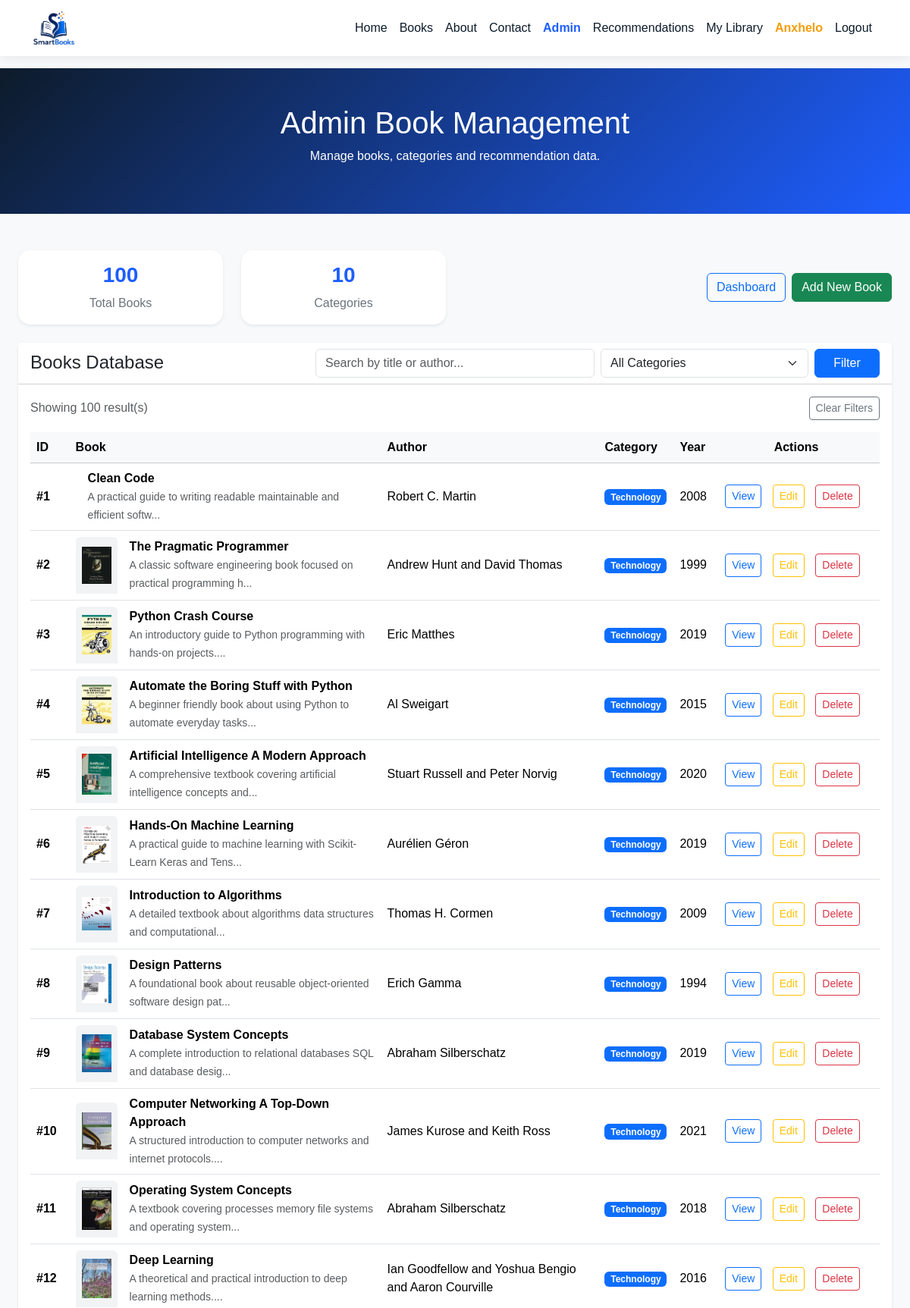
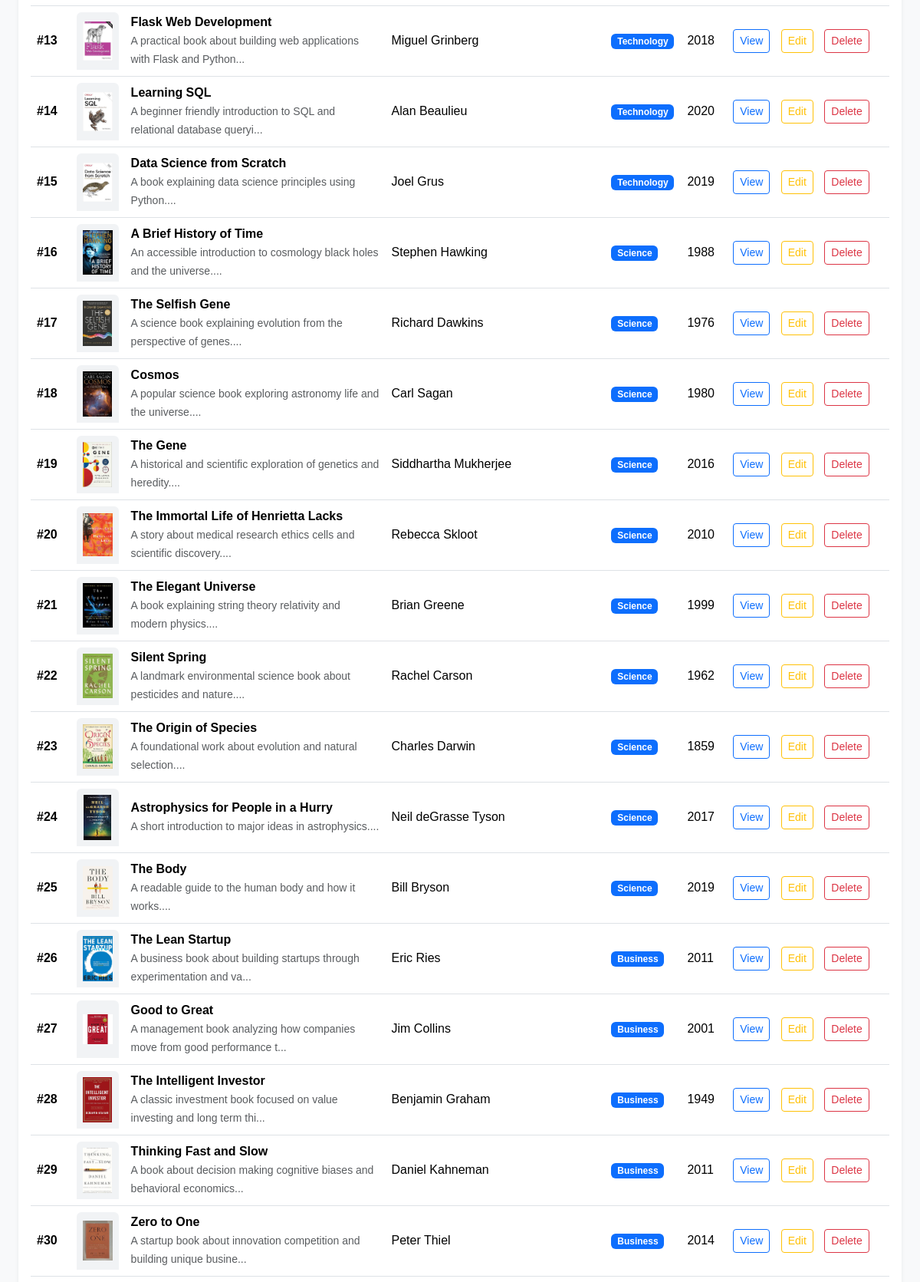
Screenshot of /admin/books (signed in, upper part) with the database file from the repository (2 pictures, top to bottom).
### models.py (models this page shows)
class Book(db.Model):
    __tablename__ = "books"
    id = db.Column(db.Integer, primary_key=True)
    title = db.Column(db.String(255))
    author = db.Column(db.String(255))
    description = db.Column(db.Text)
    image = db.Column(db.String(255))
    published_year = db.Column(db.Integer)
    category_id = db.Column(db.Integer, db.ForeignKey("categories.id"))
    category = db.relationship("Category", backref="books")

class Category(db.Model):
    __tablename__ = "categories"
    id = db.Column(db.Integer, primary_key=True)
    name = db.Column(db.String(100))

### app.py (the view)
@app.route("/admin/books")
def admin_books():
    if not admin_required():
        return redirect(url_for("login"))
    search = request.args.get("search", "")
    category_id = request.args.get("category", "")
    query = Book.query
    if search:
        query = query.filter(
            (Book.title.like(f"%{search}%")) |
            (Book.author.like(f"%{search}%"))
        )
    if category_id:
        query = query.filter(Book.category_id == int(category_id))
    books = query.all()
    categories = Category.query.all()
    total_categories = Category.query.count()
    total_books = Book.query.count()
    return render_template(
        "admin_books.html",
        books=books,
        categories=categories,
        total_categories=total_categories,
        total_books=total_books,
        search=search,
        selected_category=category_id
    )

### app.py (called while the page is built)
def admin_required():
    if not session.get("user_id"):
        flash("Please login to access this page.", "warning")
        return False
    if session.get("role") != "admin":
        flash("Access denied. Admin privileges are required.", "danger")
        return False
    return True

### templates/admin_books.html (shortened to what this page needs)
{% extends "base.html" %}
{% block content %}
<section class="books-header py-5">
    <div class="container text-center">
        <h1>Admin Book Management</h1>
        <p>
            Manage books, categories and recommendation data.
        </p>
    </div>
</section>
<section class="container-fluid px-4 py-5">
    <div class="row mb-4">
        <div class="col-md-3">
            <div class="card dashboard-card shadow-sm border-0">
                <div class="card-body text-center">
                    <h3>{{ total_books }}</h3>
                    <p>Total Books</p>
                </div>
            </div>
        </div>
        <div class="col-md-3">
            <div class="card dashboard-card shadow-sm border-0">
                <div class="card-body text-center">
                    <h3>{{ total_categories }}</h3>
                    <p>Categories</p>
                </div>
            </div>
        </div>
        <div class="col-md-6 text-end d-flex align-items-center justify-content-end">
            <a href="{{ url_for('dashboard') }}"
               class="btn btn-outline-primary me-2">
                Dashboard
            </a>
            <a href="{{ url_for('add_book') }}"
               class="btn btn-success">
                Add New Book
            </a>
        </div>
    </div>
    <div class="card shadow-sm border-0">
        <div class="card-header bg-white">
            <form method="GET" action="{{ url_for('admin_books') }}">
                <div class="row g-2 align-items-center">
                    <div class="col-lg-4">
                        <h4 class="mb-0">Books Database</h4>
                    </div>
                    <div class="col-lg-4">
                        <input type="text"
                               name="search"
                               class="form-control"
                               placeholder="Search by title or author..."
                               value="{{ search }}">
                    </div>
                    <div class="col-lg-3">
                        <select name="category" class="form-select">
                            <option value="">All Categories</option>
                        </select>
                    </div>
                    <div class="col-lg-1">
                        <button type="submit"
                                class="btn btn-primary w-100">
                            Filter
                        </button>
                    </div>
                </div>
            </form>
        </div>
        <div class="card-body">
            <div class="d-flex justify-content-between align-items-center mb-3">
                <p class="mb-0 text-muted">
                    Showing {{ books|length }} result(s)
                </p>
                <a href="{{ url_for('admin_books') }}"
                   class="btn btn-outline-secondary btn-sm">
                    Clear Filters
                </a>
            </div>
            <div class="table-responsive">
                <table class="table table-hover align-middle">
                    <thead class="table-light">
                        <tr>
                            <th>ID</th>
                            <th>Book</th>
                            <th>Author</th>
                            <th>Category</th>
                            <th>Year</th>
                            <th class="text-center">Actions</th>
                        </tr>
                    </thead>
                    <tbody>
                        {% for book in books %}
                        <tr>
                            <td>
                                <strong>#{{ book.id }}</strong>
                            </td>
                            <td>
                                <div class="d-flex align-items-center">
                                    <div class="me-3">
                                        {% if book.image %}
                                            <img src="{{ url_for('static', filename='images/books/' ~ book.image) }}"
                                                 class="book-cover-img"
                                                 style="width:55px;height:75px;"
                                                 alt="{{ book.title }}"
                                                 onerror="this.style.display='none'; this.nextElementSibling.style.display='flex';">
                                        {% else %}
                                            <div class="book-cover-placeholder"
                                                 style="width:55px;height:75px;font-size:1.3rem;">
                                                {{ book.title[0] }}
                                            </div>
                                        {% endif %}
                                    </div>
                                    <div>
                                        <strong>
                                            {{ book.title }}
                                        </strong>
                                        <br>
                                        <small class="text-muted">
                                            {{ book.description[:70] }}...
                                        </small>
                                    </div>
                                </div>
                            </td>
                            <td>
                                {{ book.author }}
                            </td>
                            <td>
                                <span class="badge bg-primary">
                                    {{ book.category.name }}
                                </span>
                            </td>
                            <td>
                                {{ book.published_year }}
                            </td>
                            <td class="text-center">
                                <a href="{{ url_for('book_details', book_id=book.id) }}"
                                   class="btn btn-outline-primary btn-sm">
                                    View
                                </a>
                                <a href="{{ url_for('edit_book', book_id=book.id) }}"
                                   class="btn btn-outline-warning btn-sm">
                                    Edit
                                </a>
                                <form method="POST"
                                      action="{{ url_for('delete_book', book_id=book.id) }}"
                                      class="d-inline"
                                      onsubmit="return confirm('Are you sure you want to delete this book?');">
                                    <button type="submit"
                                            class="btn btn-outline-danger btn-sm">
                                        Delete
                                    </button>
                                </form>
                            </td>
                        </tr>
                        {% else %}
                        <tr>
                            <td colspan="6" class="text-center text-muted py-4">
                                No books found.
                            </td>
                        </tr>
                        {% endfor %}
                    </tbody>
                </table>
            </div>
        </div>
    </div>
</section>
{% endblock %}

### static/css/style.css (style rules this page uses)
body { font-family: Arial, sans-serif; background-color: #f8f9fa; }
.hero-section, .books-header, .home-hero { background: linear-gradient(135deg, #0d1b2a, #1e5eff); color: white; }
.book-cover-img { width: 100%; height: 185px; object-fit: contain; padding: 8px; border-radius: 6px 6px 0 0; background-color: #f1f3f5; }
.profile-stat-card, .dashboard-card { border-radius: 16px; }
.profile-stat-card h3, .dashboard-card h3 { color: #1e5eff; font-weight: 800; }
.dashboard-card p { margin-bottom: 0; color: #6c757d; }
body { padding-top: 0; }
html { scroll-behavior: smooth; }
@media (min-width: 769px) { td.text-center { min-width: 220px; } }
@media (min-width: 769px) { td.text-center .btn { margin-right: 10px; } }

### rows the page displays
Book: id "1", title "Clean Code", description "A practical guide to writing readable maintainable and efficient softw", author "Robert C. Martin", category.name "Technology", published_year "2008"
Book: id "2", image (picture), title "The Pragmatic Programmer", description "A classic software engineering book focused on practical programming h", author "Andrew Hunt and David Thomas", category.name "Technology", published_year "1999"
Book: id "3", image (picture), title "Python Crash Course", description "An introductory guide to Python programming with hands-on projects.", author "Eric Matthes", category.name "Technology", published_year "2019"
Book: id "4", image (picture), title "Automate the Boring Stuff with Python", description "A beginner friendly book about using Python to automate everyday tasks", author "Al Sweigart", category.name "Technology", published_year "2015"
Book: id "5", image (picture), title "Artificial Intelligence A Modern Approach", description "A comprehensive textbook covering artificial intelligence concepts and", author "Stuart Russell and Peter Norvig", category.name "Technology", published_year "2020"
Book: id "6", image (picture), title "Hands-On Machine Learning", description "A practical guide to machine learning with Scikit-Learn Keras and Tens", author "Aurélien Géron", category.name "Technology", published_year "2019"
Book: id "7", image (picture), title "Introduction to Algorithms", description "A detailed textbook about algorithms data structures and computational", author "Thomas H. Cormen", category.name "Technology", published_year "2009"
Book: id "8", image (picture), title "Design Patterns", description "A foundational book about reusable object-oriented software design pat", author "Erich Gamma", category.name "Technology", published_year "1994"
Book: id "9", image (picture), title "Database System Concepts", description "A complete introduction to relational databases SQL and database desig", author "Abraham Silberschatz", category.name "Technology", published_year "2019"
Book: id "10", image (picture), title "Computer Networking A Top-Down Approach", description "A structured introduction to computer networks and internet protocols.", author "James Kurose and Keith Ross", category.name "Technology", published_year "2021"
Book: id "11", image (picture), title "Operating System Concepts", description "A textbook covering processes memory file systems and operating system", author "Abraham Silberschatz", category.name "Technology", published_year "2018"
Book: id "12", image (picture), title "Deep Learning", description "A theoretical and practical introduction to deep learning methods.", author "Ian Goodfellow and Yoshua Bengio and Aaron Courville", category.name "Technology", published_year "2016"
Book: id "13", image (picture), title "Flask Web Development", description "A practical book about building web applications with Flask and Python", author "Miguel Grinberg", category.name "Technology", published_year "2018"
Book: id "14", image (picture), title "Learning SQL", description "A beginner friendly introduction to SQL and relational database queryi", author "Alan Beaulieu", category.name "Technology", published_year "2020"
Book: id "15", image (picture), title "Data Science from Scratch", description "A book explaining data science principles using Python.", author "Joel Grus", category.name "Technology", published_year "2019"
Book: id "16", image (picture), title "A Brief History of Time", description "An accessible introduction to cosmology black holes and the universe.", author "Stephen Hawking", category.name "Science", published_year "1988"
Book: id "17", image (picture), title "The Selfish Gene", description "A science book explaining evolution from the perspective of genes.", author "Richard Dawkins", category.name "Science", published_year "1976"
Book: id "18", image (picture), title "Cosmos", description "A popular science book exploring astronomy life and the universe.", author "Carl Sagan", category.name "Science", published_year "1980"
Book: id "19", image (picture), title "The Gene", description "A historical and scientific exploration of genetics and heredity.", author "Siddhartha Mukherjee", category.name "Science", published_year "2016"
Book: id "20", image (picture), title "The Immortal Life of Henrietta Lacks", description "A story about medical research ethics cells and scientific discovery.", author "Rebecca Skloot", category.name "Science", published_year "2010"
Book: id "21", image (picture), title "The Elegant Universe", description "A book explaining string theory relativity and modern physics.", author "Brian Greene", category.name "Science", published_year "1999"
Book: id "22", image (picture), title "Silent Spring", description "A landmark environmental science book about pesticides and nature.", author "Rachel Carson", category.name "Science", published_year "1962"
Book: id "23", image (picture), title "The Origin of Species", description "A foundational work about evolution and natural selection.", author "Charles Darwin", category.name "Science", published_year "1859"
Book: id "24", image (picture), title "Astrophysics for People in a Hurry", description "A short introduction to major ideas in astrophysics.", author "Neil deGrasse Tyson", category.name "Science", published_year "2017"
Book: id "25", image (picture), title "The Body", description "A readable guide to the human body and how it works.", author "Bill Bryson", category.name "Science", published_year "2019"
Book: id "26", image (picture), title "The Lean Startup", description "A business book about building startups through experimentation and va", author "Eric Ries", category.name "Business", published_year "2011"
Book: id "27", image (picture), title "Good to Great", description "A management book analyzing how companies move from good performance t", author "Jim Collins", category.name "Business", published_year "2001"
Book: id "28", image (picture), title "The Intelligent Investor", description "A classic investment book focused on value investing and long term thi", author "Benjamin Graham", category.name "Business", published_year "1949"
Book: id "29", image (picture), title "Thinking Fast and Slow", description "A book about decision making cognitive biases and behavioral economics", author "Daniel Kahneman", category.name "Business", published_year "2011"
Book: id "30", image (picture), title "Zero to One", description "A startup book about innovation competition and building unique busine", author "Peter Thiel", category.name "Business", published_year "2014"

### other values shown
{{ session.get('username') }} "Anxhelo"
{{ total_books }} "100"
{{ total_categories }} "10"
{{ books|length }} "100"
